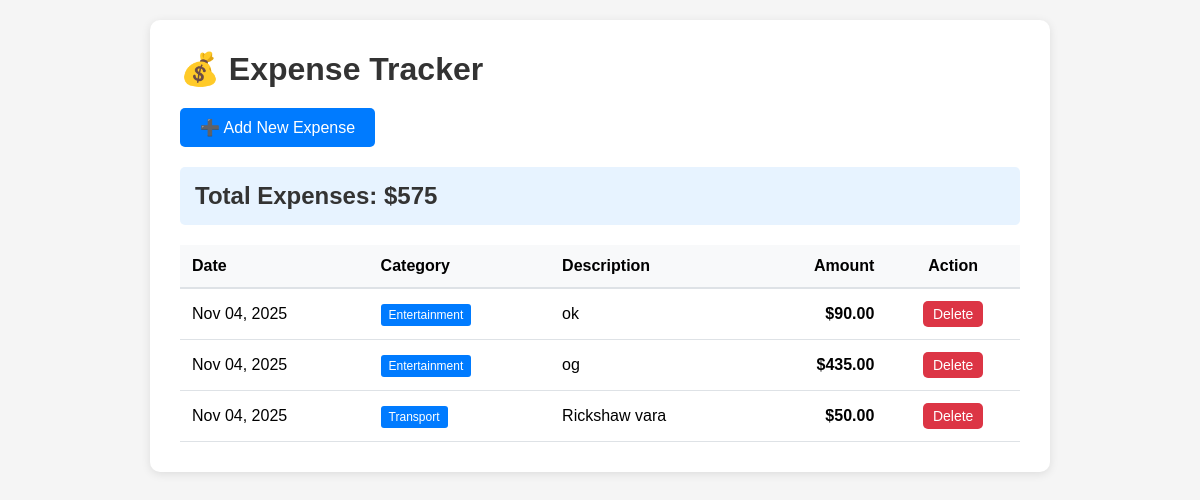
The page / on the database its author committed.
### expenses/models.py (models this page shows, shortened)
class Expense(models.Model):
    CATEGORY_CHOICES = [
        ('food', 'Food'),
        ('transport', 'Transport'),
        ('entertainment', 'Entertainment'),
        ('bills', 'Bills'),
        ('shopping', 'Shopping'),
        ('health', 'Health'),
        ('other', 'Other'),
    ]
    amount = models.DecimalField(max_digits=10, decimal_places=2)
    category = models.CharField(max_length=20, choices=CATEGORY_CHOICES)
    description = models.CharField(max_length=200)
    date = models.DateField(default=timezone.now)
    created_at = models.DateTimeField(auto_now_add=True)
    class Meta:
        ordering = ['-date', '-created_at']

### expenses/views.py (the view)
# urls.py: path('', views.expense_list, name='expense_list'),
def expense_list(request):
    expenses = Expense.objects.all()
    total = expenses.aggregate(Sum('amount'))['amount__sum'] or 0
    context = {
        'expenses': expenses,
        'total': total,
    }
    return render(request, 'expenses/expense_list.html', context)

### expenses/templates/expenses/expense_list.html
{% extends 'expenses/base.html' %}
{% block content %}
<h1>💰 Expense Tracker</h1>
<div style="margin-bottom: 20px;">
    <a href="{% url 'add_expense' %}" class="btn">➕ Add New Expense</a>
</div>
<div style="background-color: #e7f3ff; padding: 15px; border-radius: 5px; margin-bottom: 20px;">
    <h2 style="margin: 0;">Total Expenses: ${{ total }}</h2>
</div>
{% if expenses %}
<table style="width: 100%; border-collapse: collapse;">
    <thead>
        <tr style="background-color: #f8f9fa; border-bottom: 2px solid #dee2e6;">
            <th style="padding: 12px; text-align: left;">Date</th>
            <th style="padding: 12px; text-align: left;">Category</th>
            <th style="padding: 12px; text-align: left;">Description</th>
            <th style="padding: 12px; text-align: right;">Amount</th>
            <th style="padding: 12px; text-align: center;">Action</th>
        </tr>
    </thead>
    <tbody>
        {% for expense in expenses %}
        <tr style="border-bottom: 1px solid #dee2e6;">
            <td style="padding: 12px;">{{ expense.date|date:"M d, Y" }}</td>
            <td style="padding: 12px;">
                <span style="background-color: #007bff; color: white; padding: 4px 8px; border-radius: 3px; font-size: 12px;">
                    {{ expense.get_category_display }}
                </span>
            </td>
            <td style="padding: 12px;">{{ expense.description }}</td>
            <td style="padding: 12px; text-align: right; font-weight: bold;">${{ expense.amount }}</td>
            <td style="padding: 12px; text-align: center;">
                <a href="{% url 'delete_expense' expense.pk %}" class="btn btn-danger" style="padding: 5px 10px; font-size: 14px;">Delete</a>
            </td>
        </tr>
        {% endfor %}
    </tbody>
</table>
{% else %}
<p style="text-align: center; color: #666; padding: 40px;">No expenses yet. Click "Add New Expense" to get started!</p>
{% endif %}
{% endblock %}

### expenses/templates/expenses/base.html (shortened to what this page needs)
<!DOCTYPE html>
<html lang="en">
<head>
</head>
<body>
    <div class="container">
        {% block content %}
        {% endblock %}
    </div>
</body>
</html>

### expenses/templates/expenses/base.html (style rules this page uses)
* { margin: 0; padding: 0; box-sizing: border-box; }
body { font-family: Arial, sans-serif; background-color: #f5f5f5; padding: 20px; }
.container { max-width: 900px; margin: 0 auto; background: white; padding: 30px; border-radius: 10px; box-shadow: 0 2px 10px rgba(0,0,0,0.1); }
h1, h2 { color: #333; margin-bottom: 20px; }
.btn { display: inline-block; padding: 10px 20px; background-color: #007bff; color: white; text-decoration: none; border-radius: 5px; border: none; cursor: pointer; font-size: 16px; }
.btn-danger { background-color: #dc3545; }

### rows shown on the page
Expense: date "Nov 04, 2025", category "Entertainment", description "ok", amount "90.00"
Expense: date "Nov 04, 2025", category "Entertainment", description "og", amount "435.00"
Expense: date "Nov 04, 2025", category "Transport", description "Rickshaw vara", amount "50.00"

### other values the page prints
{{ total }} "575"
